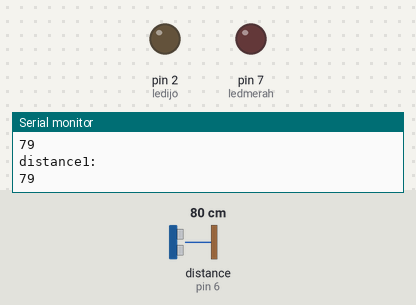
Bench run of a sketch on a simulated Arduino Uno, built with avr-gcc and run on an emulated ATmega328P. Shown: output pins drawn as LEDs (lit = HIGH), the last lines printed to the serial monitor. Wiring (inferred from the names in the program): ultrasonic range finder: trigger pin 5; echo pin 6. The inputs (shaded band) are chosen by the test bench; at power-on: distance to the obstacle (sensor on pin 6) 80 cm. The echo pulse lasts 58.3 µs per cm; pins used as bus, display or sensor lines are not drawn.

Above: at 1.2 s.
1.3 s: distance to the obstacle (sensor on pin 6) set to 12 cm
4.3 s: distance to the obstacle (sensor on pin 6) set to 9 cm
At 4.6 s:
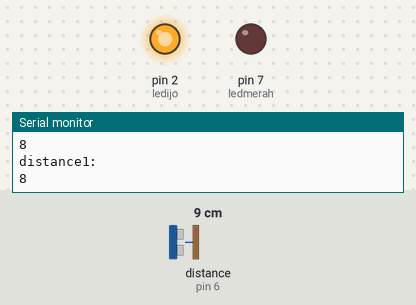
5.8 s: distance to the obstacle (sensor on pin 6) set to 120 cm
At 7.0 s:
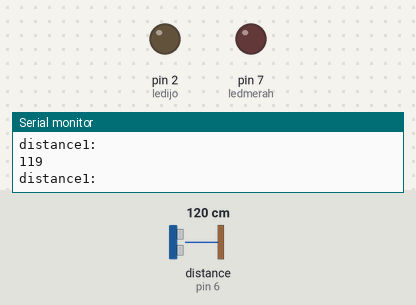
8.8 s: distance to the obstacle (sensor on pin 6) set to 2 cm
At 9.4 s:
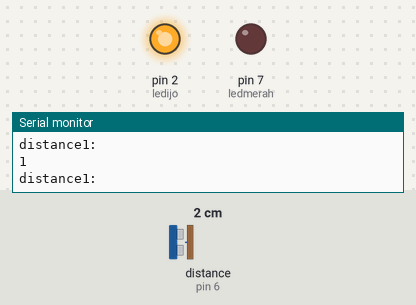
Timing chart, 0 to 11.3 s (numbered marks = the images above; inputs shaded):
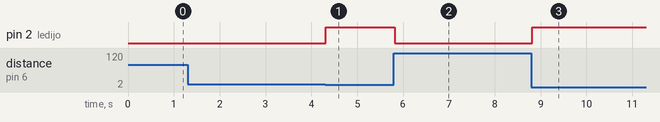

The sketch:

duasensorultrasonik.ino
```cpp
const int trigerPertama = 5;
const int trigerKedua = 3;
const int echoPertama = 6;
const int echoKedua = 9;
const int ledmerah = 7;
const int ledijo = 2;


void setup() {
  // put your setup code here, to run once:
  pinMode(trigerPertama, OUTPUT);
  pinMode(echoPertama, INPUT);
  Serial.begin(9600);
  pinMode(ledijo, OUTPUT);
  pinMode(ledmerah, OUTPUT);
}

void loop() {
  // put your main code here, to run repeatedly:
  digitalWrite(trigerPertama, LOW);
  delayMicroseconds(2);
  digitalWrite(trigerPertama, HIGH);
  delayMicroseconds(10);
  digitalWrite(trigerPertama, LOW);


  int duration1, distance1;
  duration1 = pulseIn(echoPertama, HIGH);
  distance1 = (duration1 * 0.0343)/2;

  if (distance1 < 10) {
    digitalWrite(ledijo, HIGH);
  } else {
    digitalWrite(ledijo, LOW);
  }
  Serial.println("distance1:");
  Serial.println(distance1);
}
```

Measured:
- the behaviour switches between 11 and 10 cm on distance to the obstacle (sensor on pin 6) (found by bisection; images 0 and 1)
- after the input at 4.3 s, pin 2 (ledijo): LOW → HIGH at once
- after the input at 5.8 s, pin 2 (ledijo): HIGH → LOW at once
- after the input at 8.8 s, pin 2 (ledijo): LOW → HIGH at once
